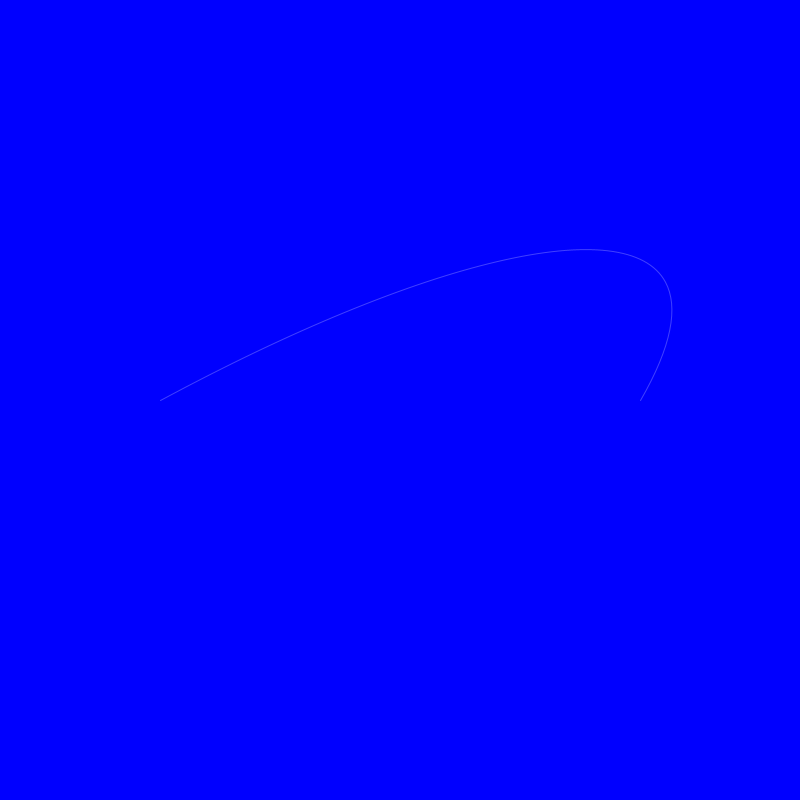
Frame 1 (no input)
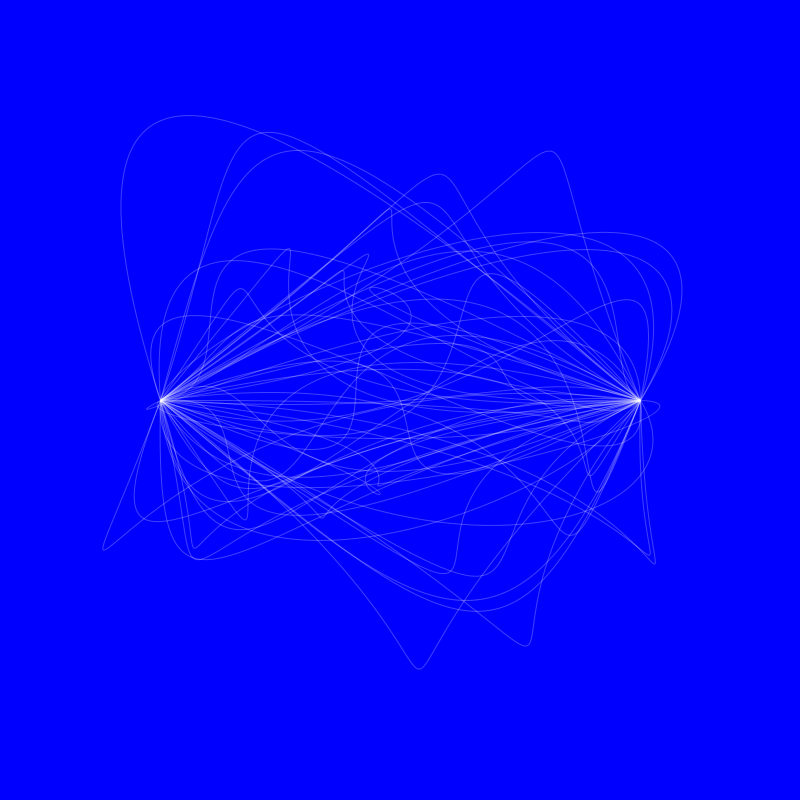
Frame 60 (the mouse pressed at the canvas centre just before this capture)
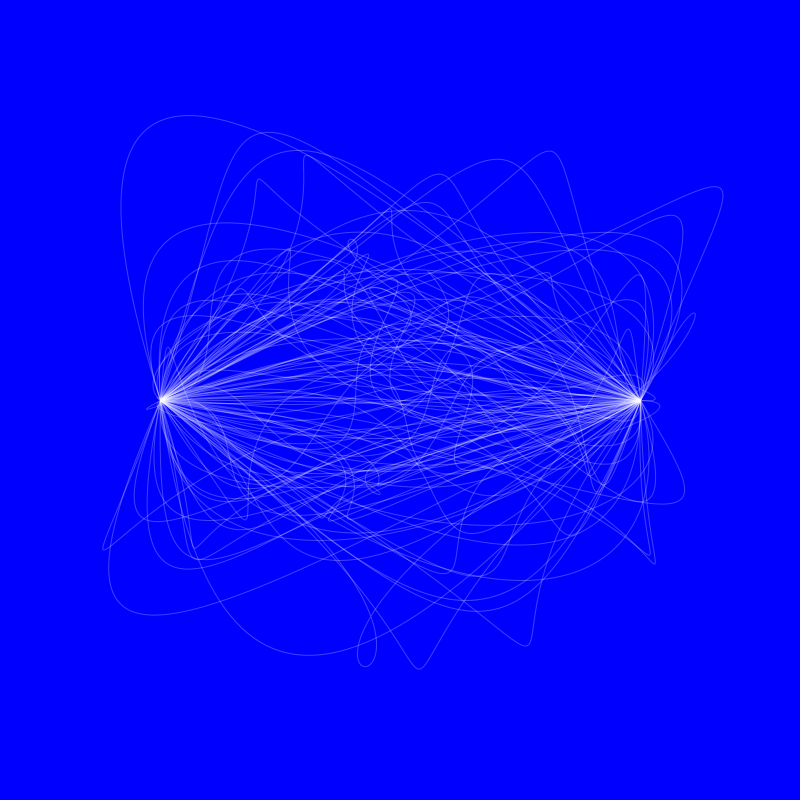
Frame 120 (the mouse held since frame 60 and released just before this capture)

The Processing sketch that drew these frames (run headless with seeded random() and noise(); from frame 60 on, the mouse is pressed at the canvas centre):

// Processing sketch: P022DG_07_BezierCurve_03
// ── P022DG_07_BezierCurve_03.pde
void setup() {
  size(800, 800);
  background(0, 0, 255);
  smooth();
}

void draw() {
  noFill();
  stroke(255, 64);
  bezier(
    width/5,
    height/2,
    random(width),
    random(height),
    random(width),
    random(height),
    4*width/5,
    height/2
    );
}
